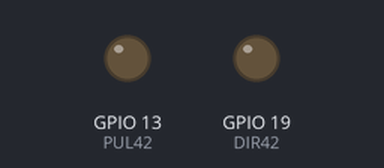
Bench run of a program on a simulated Raspberry Pi (BCM pin numbers). Parts: output pins drawn as LEDs (lit = HIGH). At 4.7 s the program stops and its outputs stay as they are.

Above: at 0.1 s.
At 1.1 s:
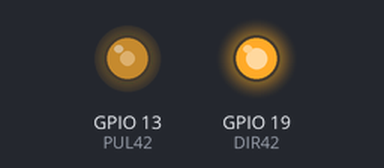
Timing chart, 0 to 6.2 s (numbered marks = the images above):
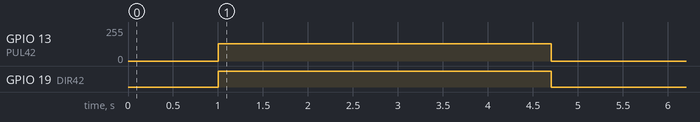

Measured:
- by itself, GPIO 13 (PUL42): 0/255 → 128/255 at 1.0 s, → 0/255 3.7 s later
- by itself, GPIO 19 (DIR42): LOW → HIGH at 1.0 s, → LOW 3.7 s later

The program:

42.py
```python
import RPi.GPIO as GPIO
import time

DIR42 = 19
PUL42 = 13


GPIO.setwarnings(False)
GPIO.setmode(GPIO.BCM)
GPIO.setup([PUL42, DIR42], GPIO.OUT)


# 别问我这里为什么是2085不是1600，我也很纳闷，试了很久，发现这个频率才刚好转够一圈 > . <
pwmPUL42 = GPIO.PWM(PUL42, 2085)
pwmPUL42.start(0)

def rotate42(time42, direction):
    """
    旋转操作，需要指定旋转角度和方向
    :param angle: 正整型数据，旋转角度
    :param direction: 字符串数据，旋转方向，取值为："ccw"或"cw".ccw:逆时针旋转，cw:顺时针旋转
    :return:None
    """
    if direction == "left":
        GPIO.output(DIR42, GPIO.LOW)
    elif direction == "right":
        GPIO.output(DIR42, GPIO.HIGH)
    else:
        return
    pwmPUL42.ChangeDutyCycle(50)
    time.sleep(time42)
    pwmPUL42.ChangeDutyCycle(0)

time.sleep(1)
rotate42(3.7, "right")
# rotate42(1.7, "left")

pwmPUL42.stop()
GPIO.cleanup()
```
